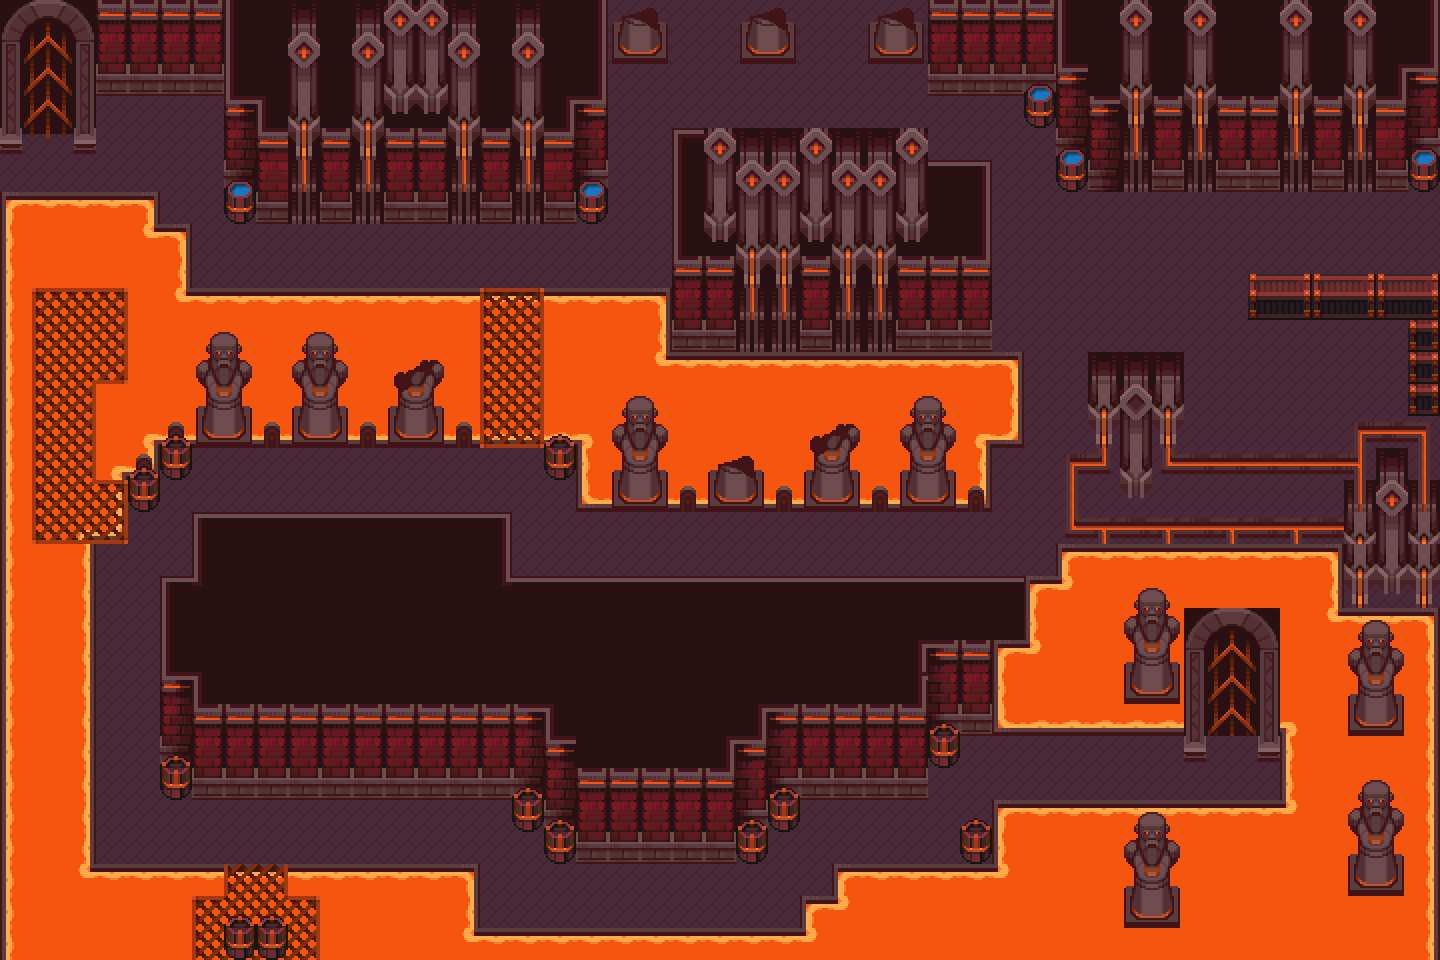

Tiled map render using the project's own tile images. Description and the map definition, with tile-layer contents summarised, below:
An orthogonal 45x30 tile map with 32x32 px tiles, 6 tile layers (lava, details, statues, walls, ...).

<map version="1.10" tiledversion="1.11.2" orientation="orthogonal" renderorder="right-down" width="45" height="30" tilewidth="32" tileheight="32" infinite="0" nextlayerid="8" nextobjectid="1">
 <editorsettings>
  <export target="apprentices-forge.js" format="js" />
 </editorsettings>
 <tileset firstgid="1" source="pc-forge-tileset.tsx" />
 <layer id="4" name="lava" width="45" height="30">
  <data>[1350 cells, 450 non-empty, 17 distinct tile ids]</data>
 </layer>
 <layer id="5" name="details" width="45" height="30">
  <data>[1350 cells, 102 non-empty, 3 distinct tile ids]</data>
 </layer>
 <layer id="6" name="statues" width="45" height="30">
  <data>[1350 cells, 109 non-empty, 20 distinct tile ids]</data>
 </layer>
 <layer id="3" name="walls" width="45" height="30">
  <data>[1350 cells, 547 non-empty, 69 distinct tile ids]</data>
 </layer>
 <layer id="1" name="road" width="45" height="30">
  <data>[1350 cells, 367 non-empty, 13 distinct tile ids]</data>
 </layer>
 <layer id="7" name="chests, barrils and doors" width="45" height="30">
  <data>[1350 cells, 64 non-empty, 19 distinct tile ids]</data>
 </layer>
</map>
